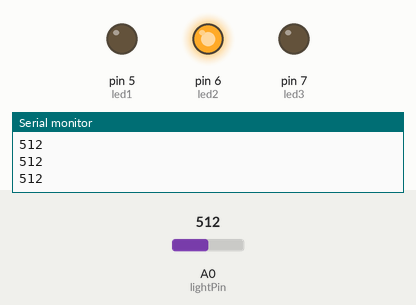
This sketch was run on a simulated Arduino Uno, built with avr-gcc and run on an emulated ATmega328P. Shown: output pins drawn as LEDs (lit = HIGH), the last lines printed to the serial monitor. The inputs (shaded band) are chosen by the test bench; at power-on: A0 (lightPin) = 512.

Above: at 1.2 s.
1.3 s: A0 (lightPin) set to 483
At 1.8 s:
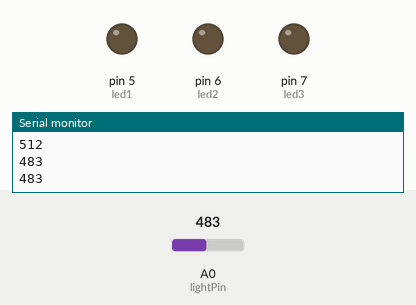
2.9 s: A0 (lightPin) set to 459
At 4.2 s:
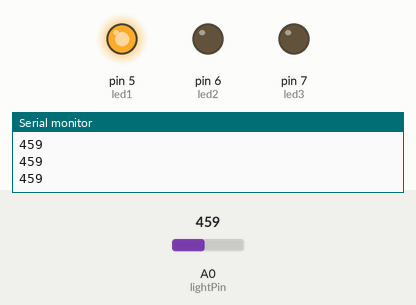
4.5 s: A0 (lightPin) set to 660
At 5.6 s:
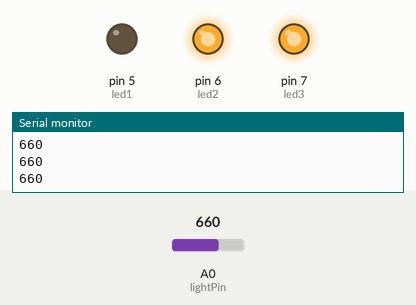
6.1 s: A0 (lightPin) set to 638
At 6.9 s:
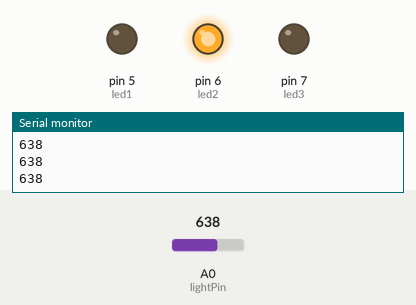
7.7 s: A0 (lightPin) set to 716
At 8.3 s:
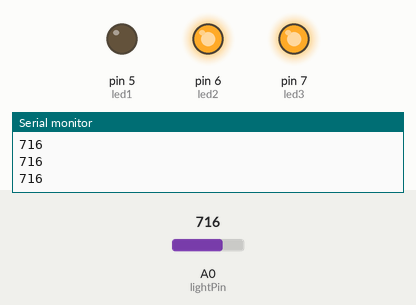
Timing chart, 0 to 10.3 s (numbered marks = the images above; inputs shaded):
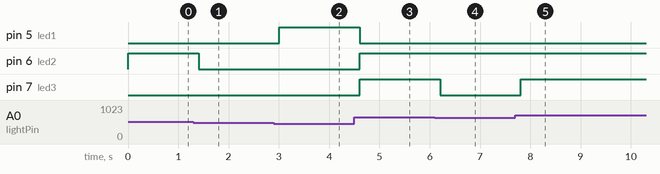

Measured:
- the behaviour switches between 501 and 500 on A0 (lightPin) (found by bisection; images 0 and 1)
- the behaviour switches between 470 and 469 on A0 (lightPin) (found by bisection; images 1 and 2)
- the behaviour switches between 651 and 650 on A0 (lightPin) (found by bisection; images 3 and 4)
- after the input at 1.3 s, pin 6 (led2): HIGH → LOW after 0.10 s
- after the input at 2.9 s, pin 5 (led1): LOW → HIGH after 0.11 s
- after the input at 4.5 s, pin 5 (led1): HIGH → LOW after 0.11 s; pin 6 (led2), pin 7 (led3): LOW → HIGH after 0.11 s
- after the input at 6.1 s, pin 7 (led3): HIGH → LOW after 0.11 s
- after the input at 7.7 s, pin 7 (led3): LOW → HIGH after 0.11 s

The sketch:

Exp4.ino
```cpp
int lightPin = A0;
int led1 = 5;
int led2 = 6;
int led3 = 7;

void setup() {
  pinMode(led1, OUTPUT);
  pinMode(led2, OUTPUT);
  pinMode(led3, OUTPUT);
  Serial.begin(9600);
}

void loop() {
  int light = analogRead(lightPin);
  Serial.println(light);

  digitalWrite(led1, LOW);
  digitalWrite(led2, LOW);
  digitalWrite(led3, LOW);

  if (light < 470) digitalWrite(led1, HIGH); //Dark: red LED on
  if (light > 500) digitalWrite(led2, HIGH); //Normal light: yellow LED on
  if (light > 650) digitalWrite(led3, HIGH); //Bright light: green LED on

  delay(200);
}
```
